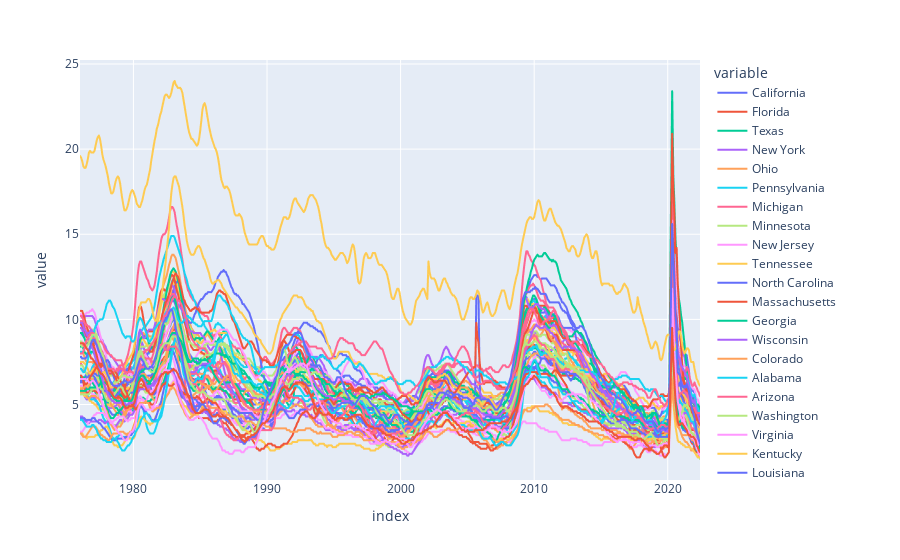

The code cell stored with this chart in its notebook:
### Code cell
#Using plotly express
px.line(unemp_results)

### Figure 1 — Plotly figure (JSON) as saved in the notebook; plotly's stock layout.template omitted (floating-point values rounded to 4 significant figures; data arrays with more than 128 entries replaced by an {"elided": "..."} marker saying what was removed)
{"data": [{"hovertemplate": "variable=California<br>index=%{x}<br>value=%{y}<extra></extra>", "legendgroup": "California", "line": {"color": "#636efa", "dash": "solid"}, "marker": {"symbol": "circle"}, "mode": "lines", "name": "California", "showlegend": true, "type": "scattergl", "x": {"elided": "556 str values"}, "xaxis": "x", "y": {"elided": "556 float values"}, "yaxis": "y"}, {"hovertemplate": "variable=Florida<br>index=%{x}<br>value=%{y}<extra></extra>", "legendgroup": "Florida", "line": {"color": "#EF553B", "dash": "solid"}, "marker": {"symbol": "circle"}, "mode": "lines", "name": "Florida", "showlegend": true, "type": "scattergl", "x": {"elided": "556 str values"}, "xaxis": "x", "y": {"elided": "556 float values"}, "yaxis": "y"}, {"hovertemplate": "variable=Texas<br>index=%{x}<br>value=%{y}<extra></extra>", "legendgroup": "Texas", "line": {"color": "#00cc96", "dash": "solid"}, "marker": {"symbol": "circle"}, "mode": "lines", "name": "Texas", "showlegend": true, "type": "scattergl", "x": {"elided": "556 str values"}, "xaxis": "x", "y": {"elided": "556 float values"}, "yaxis": "y"}, {"hovertemplate": "variable=New York<br>index=%{x}<br>value=%{y}<extra></extra>", "legendgroup": "New York", "line": {"color": "#ab63fa", "dash": "solid"}, "marker": {"symbol": "circle"}, "mode": "lines", "name": "New York", "showlegend": true, "type": "scattergl", "x": {"elided": "556 str values"}, "xaxis": "x", "y": {"elided": "556 float values"}, "yaxis": "y"}, {"hovertemplate": "variable=Ohio<br>index=%{x}<br>value=%{y}<extra></extra>", "legendgroup": "Ohio", "line": {"color": "#FFA15A", "dash": "solid"}, "marker": {"symbol": "circle"}, "mode": "lines", "name": "Ohio", "showlegend": true, "type": "scattergl", "x": {"elided": "556 str values"}, "xaxis": "x", "y": {"elided": "556 float values"}, "yaxis": "y"}, {"hovertemplate": "variable=Pennsylvania<br>index=%{x}<br>value=%{y}<extra></extra>", "legendgroup": "Pennsylvania", "line": {"color": "#19d3f3", "dash": "solid"}, "marker": {"symbol": "circle"}, "mode": "lines", "name": "Pennsylvania", "showlegend": true, "type": "scattergl", "x": {"elided": "556 str values"}, "xaxis": "x", "y": {"elided": "556 float values"}, "yaxis": "y"}, {"hovertemplate": "variable=Michigan<br>index=%{x}<br>value=%{y}<extra></extra>", "legendgroup": "Michigan", "line": {"color": "#FF6692", "dash": "solid"}, "marker": {"symbol": "circle"}, "mode": "lines", "name": "Michigan", "showlegend": true, "type": "scattergl", "x": {"elided": "556 str values"}, "xaxis": "x", "y": {"elided": "556 float values"}, "yaxis": "y"}, {"hovertemplate": "variable=Minnesota<br>index=%{x}<br>value=%{y}<extra></extra>", "legendgroup": "Minnesota", "line": {"color": "#B6E880", "dash": "solid"}, "marker": {"symbol": "circle"}, "mode": "lines", "name": "Minnesota", "showlegend": true, "type": "scattergl", "x": {"elided": "556 str values"}, "xaxis": "x", "y": {"elided": "556 float values"}, "yaxis": "y"}, {"hovertemplate": "variable=New Jersey<br>index=%{x}<br>value=%{y}<extra></extra>", "legendgroup": "New Jersey", "line": {"color": "#FF97FF", "dash": "solid"}, "marker": {"symbol": "circle"}, "mode": "lines", "name": "New Jersey", "showlegend": true, "type": "scattergl", "x": {"elided": "556 str values"}, "xaxis": "x", "y": {"elided": "556 float values"}, "yaxis": "y"}, {"hovertemplate": "variable=Tennessee<br>index=%{x}<br>value=%{y}<extra></extra>", "legendgroup": "Tennessee", "line": {"color": "#FECB52", "dash": "solid"}, "marker": {"symbol": "circle"}, "mode": "lines", "name": "Tennessee", "showlegend": true, "type": "scattergl", "x": {"elided": "556 str values"}, "xaxis": "x", "y": {"elided": "556 float values"}, "yaxis": "y"}, {"hovertemplate": "variable=North Carolina<br>index=%{x}<br>value=%{y}<extra></extra>", "legendgroup": "North Carolina", "line": {"color": "#636efa", "dash": "solid"}, "marker": {"symbol": "circle"}, "mode": "lines", "name": "North Carolina", "showlegend": true, "type": "scattergl", "x": {"elided": "556 str values"}, "xaxis": "x", "y": {"elided": "556 float values"}, "yaxis": "y"}, {"hovertemplate": "variable=Massachusetts<br>index=%{x}<br>value=%{y}<extra></extra>", "legendgroup": "Massachusetts", "line": {"color": "#EF553B", "dash": "solid"}, "marker": {"symbol": "circle"}, "mode": "lines", "name": "Massachusetts", "showlegend": true, "type": "scattergl", "x": {"elided": "556 str values"}, "xaxis": "x", "y": {"elided": "556 float values"}, "yaxis": "y"}, {"hovertemplate": "variable=Georgia<br>index=%{x}<br>value=%{y}<extra></extra>", "legendgroup": "Georgia", "line": {"color": "#00cc96", "dash": "solid"}, "marker": {"symbol": "circle"}, "mode": "lines", "name": "Georgia", "showlegend": true, "type": "scattergl", "x": {"elided": "556 str values"}, "xaxis": "x", "y": {"elided": "556 float values"}, "yaxis": "y"}, {"hovertemplate": "variable=Wisconsin<br>index=%{x}<br>value=%{y}<extra></extra>", "legendgroup": "Wisconsin", "line": {"color": "#ab63fa", "dash": "solid"}, "marker": {"symbol": "circle"}, "mode": "lines", "name": "Wisconsin", "showlegend": true, "type": "scattergl", "x": {"elided": "556 str values"}, "xaxis": "x", "y": {"elided": "556 float values"}, "yaxis": "y"}, {"hovertemplate": "variable=Colorado<br>index=%{x}<br>value=%{y}<extra></extra>", "legendgroup": "Colorado", "line": {"color": "#FFA15A", "dash": "solid"}, "marker": {"symbol": "circle"}, "mode": "lines", "name": "Colorado", "showlegend": true, "type": "scattergl", "x": {"elided": "556 str values"}, "xaxis": "x", "y": {"elided": "556 float values"}, "yaxis": "y"}, {"hovertemplate": "variable=Alabama<br>index=%{x}<br>value=%{y}<extra></extra>", "legendgroup": "Alabama", "line": {"color": "#19d3f3", "dash": "solid"}, "marker": {"symbol": "circle"}, "mode": "lines", "name": "Alabama", "showlegend": true, "type": "scattergl", "x": {"elided": "556 str values"}, "xaxis": "x", "y": {"elided": "556 float values"}, "yaxis": "y"}, {"hovertemplate": "variable=Arizona<br>index=%{x}<br>value=%{y}<extra></extra>", "legendgroup": "Arizona", "line": {"color": "#FF6692", "dash": "solid"}, "marker": {"symbol": "circle"}, "mode": "lines", "name": "Arizona", "showlegend": true, "type": "scattergl", "x": {"elided": "556 str values"}, "xaxis": "x", "y": {"elided": "556 float values"}, "yaxis": "y"}, {"hovertemplate": "variable=Washington<br>index=%{x}<br>value=%{y}<extra></extra>", "legendgroup": "Washington", "line": {"color": "#B6E880", "dash": "solid"}, "marker": {"symbol": "circle"}, "mode": "lines", "name": "Washington", "showlegend": true, "type": "scattergl", "x": {"elided": "556 str values"}, "xaxis": "x", "y": {"elided": "556 float values"}, "yaxis": "y"}, {"hovertemplate": "variable=Virginia<br>index=%{x}<br>value=%{y}<extra></extra>", "legendgroup": "Virginia", "line": {"color": "#FF97FF", "dash": "solid"}, "marker": {"symbol": "circle"}, "mode": "lines", "name": "Virginia", "showlegend": true, "type": "scattergl", "x": {"elided": "556 str values"}, "xaxis": "x", "y": {"elided": "556 float values"}, "yaxis": "y"}, {"hovertemplate": "variable=Kentucky<br>index=%{x}<br>value=%{y}<extra></extra>", "legendgroup": "Kentucky", "line": {"color": "#FECB52", "dash": "solid"}, "marker": {"symbol": "circle"}, "mode": "lines", "name": "Kentucky", "showlegend": true, "type": "scattergl", "x": {"elided": "556 str values"}, "xaxis": "x", "y": {"elided": "556 float values"}, "yaxis": "y"}, {"hovertemplate": "variable=Louisiana<br>index=%{x}<br>value=%{y}<extra></extra>", "legendgroup": "Louisiana", "line": {"color": "#636efa", "dash": "solid"}, "marker": {"symbol": "circle"}, "mode": "lines", "name": "Louisiana", "showlegend": true, "type": "scattergl", "x": {"elided": "556 str values"}, "xaxis": "x", "y": {"elided": "556 float values"}, "yaxis": "y"}, {"hovertemplate": "variable=Indiana<br>index=%{x}<br>value=%{y}<extra></extra>", "legendgroup": "Indiana", "line": {"color": "#EF553B", "dash": "solid"}, "marker": {"symbol": "circle"}, "mode": "lines", "name": "Indiana", "showlegend": true, "type": "scattergl", "x": {"elided": "556 str values"}, "xaxis": "x", "y": {"elided": "556 float values"}, "yaxis": "y"}, {"hovertemplate": "variable=Illinois<br>index=%{x}<br>value=%{y}<extra></extra>", "legendgroup": "Illinois", "line": {"color": "#00cc96", "dash": "solid"}, "marker": {"symbol": "circle"}, "mode": "lines", "name": "Illinois", "showlegend": true, "type": "scattergl", "x": {"elided": "556 str values"}, "xaxis": "x", "y": {"elided": "556 float values"}, "yaxis": "y"}, {"hovertemplate": "variable=Oregon<br>index=%{x}<br>value=%{y}<extra></extra>", "legendgroup": "Oregon", "line": {"color": "#ab63fa", "dash": "solid"}, "marker": {"symbol": "circle"}, "mode": "lines", "name": "Oregon", "showlegend": true, "type": "scattergl", "x": {"elided": "556 str values"}, "xaxis": "x", "y": {"elided": "556 float values"}, "yaxis": "y"}, {"hovertemplate": "variable=Missouri<br>index=%{x}<br>value=%{y}<extra></extra>", "legendgroup": "Missouri", "line": {"color": "#FFA15A", "dash": "solid"}, "marker": {"symbol": "circle"}, "mode": "lines", "name": "Missouri", "showlegend": true, "type": "scattergl", "x": {"elided": "556 str values"}, "xaxis": "x", "y": {"elided": "556 float values"}, "yaxis": "y"}, {"hovertemplate": "variable=Oklahoma<br>index=%{x}<br>value=%{y}<extra></extra>", "legendgroup": "Oklahoma", "line": {"color": "#19d3f3", "dash": "solid"}, "marker": {"symbol": "circle"}, "mode": "lines", "name": "Oklahoma", "showlegend": true, "type": "scattergl", "x": {"elided": "556 str values"}, "xaxis": "x", "y": {"elided": "556 float values"}, "yaxis": "y"}, {"hovertemplate": "variable=South Carolina<br>index=%{x}<br>value=%{y}<extra></extra>", "legendgroup": "South Carolina", "line": {"color": "#FF6692", "dash": "solid"}, "marker": {"symbol": "circle"}, "mode": "lines", "name": "South Carolina", "showlegend": true, "type": "scattergl", "x": {"elided": "556 str values"}, "xaxis": "x", "y": {"elided": "556 float values"}, "yaxis": "y"}, {"hovertemplate": "variable=Arkansas<br>index=%{x}<br>value=%{y}<extra></extra>", "legendgroup": "Arkansas", "line": {"color": "#B6E880", "dash": "solid"}, "marker": {"symbol": "circle"}, "mode": "lines", "name": "Arkansas", "showlegend": true, "type": "scattergl", "x": {"elided": "556 str values"}, "xaxis": "x", "y": {"elided": "556 float values"}, "yaxis": "y"}, {"hovertemplate": "variable=New Mexico<br>index=%{x}<br>value=%{y}<extra></extra>", "legendgroup": "New Mexico", "line": {"color": "#FF97FF", "dash": "solid"}, "marker": {"symbol": "circle"}, "mode": "lines", "name": "New Mexico", "showlegend": true, "type": "scattergl", "x": {"elided": "556 str values"}, "xaxis": "x", "y": {"elided": "556 float values"}, "yaxis": "y"}, {"hovertemplate": "variable=West Virginia<br>index=%{x}<br>value=%{y}<extra></extra>", "legendgroup": "West Virginia", "line": {"color": "#FECB52", "dash": "solid"}, "marker": {"symbol": "circle"}, "mode": "lines", "name": "West Virginia", "showlegend": true, "type": "scattergl", "x": {"elided": "556 str values"}, "xaxis": "x", "y": {"elided": "556 float values"}, "yaxis": "y"}, {"hovertemplate": "variable=Maryland<br>index=%{x}<br>value=%{y}<extra></extra>", "legendgroup": "Maryland", "line": {"color": "#636efa", "dash": "solid"}, "marker": {"symbol": "circle"}, "mode": "lines", "name": "Maryland", "showlegend": true, "type": "scattergl", "x": {"elided": "556 str values"}, "xaxis": "x", "y": {"elided": "556 float values"}, "yaxis": "y"}, {"hovertemplate": "variable=Mississippi<br>index=%{x}<br>value=%{y}<extra></extra>", "legendgroup": "Mississippi", "line": {"color": "#EF553B", "dash": "solid"}, "marker": {"symbol": "circle"}, "mode": "lines", "name": "Mississippi", "showlegend": true, "type": "scattergl", "x": {"elided": "556 str values"}, "xaxis": "x", "y": {"elided": "556 float values"}, "yaxis": "y"}, {"hovertemplate": "variable=Nevada<br>index=%{x}<br>value=%{y}<extra></extra>", "legendgroup": "Nevada", "line": {"color": "#00cc96", "dash": "solid"}, "marker": {"symbol": "circle"}, "mode": "lines", "name": "Nevada", "showlegend": true, "type": "scattergl", "x": {"elided": "556 str values"}, "xaxis": "x", "y": {"elided": "556 float values"}, "yaxis": "y"}, {"hovertemplate": "variable=Iowa<br>index=%{x}<br>value=%{y}<extra></extra>", "legendgroup": "Iowa", "line": {"color": "#ab63fa", "dash": "solid"}, "marker": {"symbol": "circle"}, "mode": "lines", "name": "Iowa", "showlegend": true, "type": "scattergl", "x": {"elided": "556 str values"}, "xaxis": "x", "y": {"elided": "556 float values"}, "yaxis": "y"}, {"hovertemplate": "variable=Utah<br>index=%{x}<br>value=%{y}<extra></extra>", "legendgroup": "Utah", "line": {"color": "#FFA15A", "dash": "solid"}, "marker": {"symbol": "circle"}, "mode": "lines", "name": "Utah", "showlegend": true, "type": "scattergl", "x": {"elided": "556 str values"}, "xaxis": "x", "y": {"elided": "556 float values"}, "yaxis": "y"}, {"hovertemplate": "variable=Alaska<br>index=%{x}<br>value=%{y}<extra></extra>", "legendgroup": "Alaska", "line": {"color": "#19d3f3", "dash": "solid"}, "marker": {"symbol": "circle"}, "mode": "lines", "name": "Alaska", "showlegend": true, "type": "scattergl", "x": {"elided": "556 str values"}, "xaxis": "x", "y": {"elided": "556 float values"}, "yaxis": "y"}, {"hovertemplate": "variable=the District of Columbia<br>index=%{x}<br>value=%{y}<extra></extra>", "legendgroup": "the District of Columbia", "line": {"color": "#FF6692", "dash": "solid"}, "marker": {"symbol": "circle"}, "mode": "lines", "name": "the District of Columbia", "showlegend": true, "type": "scattergl", "x": {"elided": "556 str values"}, "xaxis": "x", "y": {"elided": "556 float values"}, "yaxis": "y"}, {"hovertemplate": "variable=Idaho<br>index=%{x}<br>value=%{y}<extra></extra>", "legendgroup": "Idaho", "line": {"color": "#B6E880", "dash": "solid"}, "marker": {"symbol": "circle"}, "mode": "lines", "name": "Idaho", "showlegend": true, "type": "scattergl", "x": {"elided": "556 str values"}, "xaxis": "x", "y": {"elided": "556 float values"}, "yaxis": "y"}, {"hovertemplate": "variable=North Dakota<br>index=%{x}<br>value=%{y}<extra></extra>", "legendgroup": "North Dakota", "line": {"color": "#FF97FF", "dash": "solid"}, "marker": {"symbol": "circle"}, "mode": "lines", "name": "North Dakota", "showlegend": true, "type": "scattergl", "x": {"elided": "556 str values"}, "xaxis": "x", "y": {"elided": "556 float values"}, "yaxis": "y"}, {"hovertemplate": "variable=Nebraska<br>index=%{x}<br>value=%{y}<extra></extra>", "legendgroup": "Nebraska", "line": {"color": "#FECB52", "dash": "solid"}, "marker": {"symbol": "circle"}, "mode": "lines", "name": "Nebraska", "showlegend": true, "type": "scattergl", "x": {"elided": "556 str values"}, "xaxis": "x", "y": {"elided": "556 float values"}, "yaxis": "y"}, {"hovertemplate": "variable=Kansas<br>index=%{x}<br>value=%{y}<extra></extra>", "legendgroup": "Kansas", "line": {"color": "#636efa", "dash": "solid"}, "marker": {"symbol": "circle"}, "mode": "lines", "name": "Kansas", "showlegend": true, "type": "scattergl", "x": {"elided": "556 str values"}, "xaxis": "x", "y": {"elided": "556 float values"}, "yaxis": "y"}, {"hovertemplate": "variable=Hawaii<br>index=%{x}<br>value=%{y}<extra></extra>", "legendgroup": "Hawaii", "line": {"color": "#EF553B", "dash": "solid"}, "marker": {"symbol": "circle"}, "mode": "lines", "name": "Hawaii", "showlegend": true, "type": "scattergl", "x": {"elided": "556 str values"}, "xaxis": "x", "y": {"elided": "556 float values"}, "yaxis": "y"}, {"hovertemplate": "variable=Montana<br>index=%{x}<br>value=%{y}<extra></extra>", "legendgroup": "Montana", "line": {"color": "#00cc96", "dash": "solid"}, "marker": {"symbol": "circle"}, "mode": "lines", "name": "Montana", "showlegend": true, "type": "scattergl", "x": {"elided": "556 str values"}, "xaxis": "x", "y": {"elided": "556 float values"}, "yaxis": "y"}, {"hovertemplate": "variable=Connecticut<br>index=%{x}<br>value=%{y}<extra></extra>", "legendgroup": "Connecticut", "line": {"color": "#ab63fa", "dash": "solid"}, "marker": {"symbol": "circle"}, "mode": "lines", "name": "Connecticut", "showlegend": true, "type": "scattergl", "x": {"elided": "556 str values"}, "xaxis": "x", "y": {"elided": "556 float values"}, "yaxis": "y"}, {"hovertemplate": "variable=South Dakota<br>index=%{x}<br>value=%{y}<extra></extra>", "legendgroup": "South Dakota", "line": {"color": "#FFA15A", "dash": "solid"}, "marker": {"symbol": "circle"}, "mode": "lines", "name": "South Dakota", "showlegend": true, "type": "scattergl", "x": {"elided": "556 str values"}, "xaxis": "x", "y": {"elided": "556 float values"}, "yaxis": "y"}, {"hovertemplate": "variable=Wyoming<br>index=%{x}<br>value=%{y}<extra></extra>", "legendgroup": "Wyoming", "line": {"color": "#19d3f3", "dash": "solid"}, "marker": {"symbol": "circle"}, "mode": "lines", "name": "Wyoming", "showlegend": true, "type": "scattergl", "x": {"elided": "556 str values"}, "xaxis": "x", "y": {"elided": "556 float values"}, "yaxis": "y"}, {"hovertemplate": "variable=Delaware<br>index=%{x}<br>value=%{y}<extra></extra>", "legendgroup": "Delaware", "line": {"color": "#FF6692", "dash": "solid"}, "marker": {"symbol": "circle"}, "mode": "lines", "name": "Delaware", "showlegend": true, "type": "scattergl", "x": {"elided": "556 str values"}, "xaxis": "x", "y": {"elided": "556 float values"}, "yaxis": "y"}, {"hovertemplate": "variable=Maine<br>index=%{x}<br>value=%{y}<extra></extra>", "legendgroup": "Maine", "line": {"color": "#B6E880", "dash": "solid"}, "marker": {"symbol": "circle"}, "mode": "lines", "name": "Maine", "showlegend": true, "type": "scattergl", "x": {"elided": "556 str values"}, "xaxis": "x", "y": {"elided": "556 float values"}, "yaxis": "y"}, {"hovertemplate": "variable=New Hampshire<br>index=%{x}<br>value=%{y}<extra></extra>", "legendgroup": "New Hampshire", "line": {"color": "#FF97FF", "dash": "solid"}, "marker": {"symbol": "circle"}, "mode": "lines", "name": "New Hampshire", "showlegend": true, "type": "scattergl", "x": {"elided": "556 str values"}, "xaxis": "x", "y": {"elided": "556 float values"}, "yaxis": "y"}, {"hovertemplate": "variable=Puerto Rico<br>index=%{x}<br>value=%{y}<extra></extra>", "legendgroup": "Puerto Rico", "line": {"color": "#FECB52", "dash": "solid"}, "marker": {"symbol": "circle"}, "mode": "lines", "name": "Puerto Rico", "showlegend": true, "type": "scattergl", "x": {"elided": "556 str values"}, "xaxis": "x", "y": {"elided": "556 float values"}, "yaxis": "y"}, {"hovertemplate": "variable=Rhode Island<br>index=%{x}<br>value=%{y}<extra></extra>", "legendgroup": "Rhode Island", "line": {"color": "#636efa", "dash": "solid"}, "marker": {"symbol": "circle"}, "mode": "lines", "name": "Rhode Island", "showlegend": true, "type": "scattergl", "x": {"elided": "556 str values"}, "xaxis": "x", "y": {"elided": "556 float values"}, "yaxis": "y"}, {"hovertemplate": "variable=Vermont<br>index=%{x}<br>value=%{y}<extra></extra>", "legendgroup": "Vermont", "line": {"color": "#EF553B", "dash": "solid"}, "marker": {"symbol": "circle"}, "mode": "lines", "name": "Vermont", "showlegend": true, "type": "scattergl", "x": {"elided": "556 str values"}, "xaxis": "x", "y": {"elided": "556 float values"}, "yaxis": "y"}], "layout": {"autosize": true, "legend": {"title": {"text": "variable"}, "tracegroupgap": 0}, "margin": {"t": 60}, "xaxis": {"anchor": "y", "autorange": true, "domain": [0, 1], "range": ["1976-01-01", "2022-06-01"], "title": {"text": "index"}, "type": "date"}, "yaxis": {"anchor": "x", "autorange": true, "domain": [0, 1], "range": [0.5667, 25.23], "title": {"text": "value"}, "type": "linear"}}}
